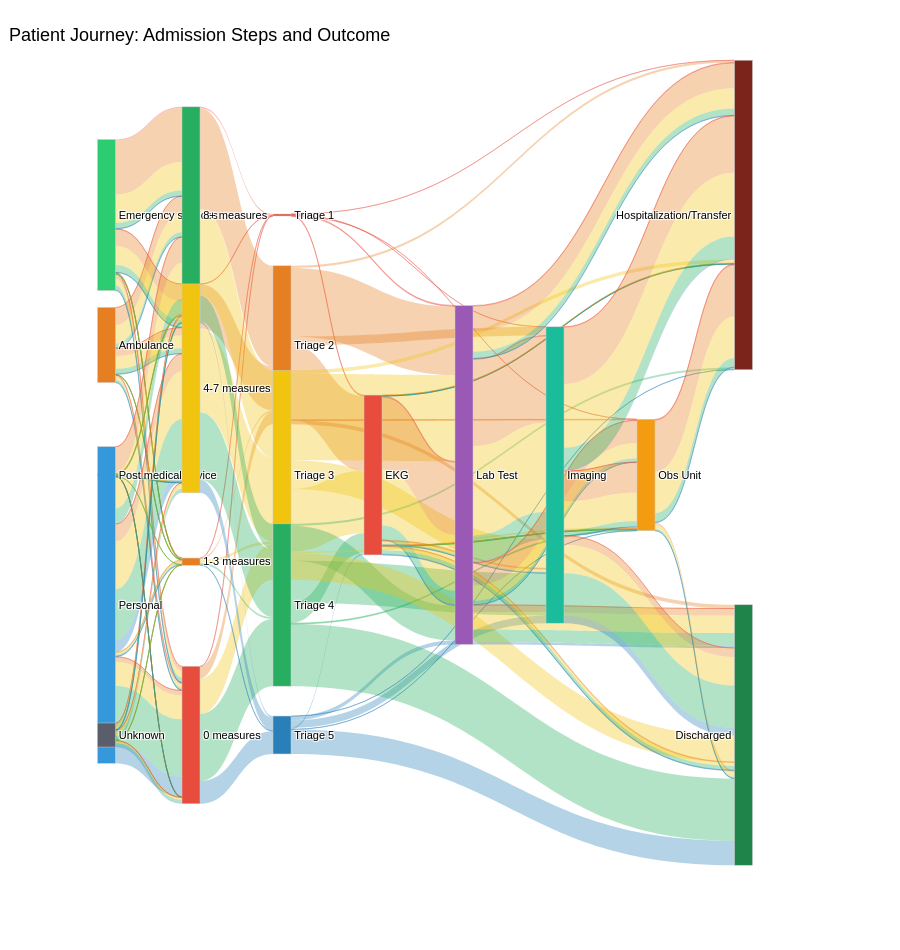

Notebook source saved alongside this figure:
### Code cell
# ======================================================================
# ALLUVIAL WITH LAB TEST, IMAGING, OBS UNIT AND HOSPITALIZATION
# ======================================================================


# ================================================================
# 1. CONFIGURATION
# ================================================================
COL_TRANSPORT    = 'transport_grouped'
COL_TRI          = 'triage'
COL_EKG          = 'had_ekg'
COL_LABO         = 'is_labo'
COL_RADIO        = 'has_imaging_any'
COL_OBS          = 'observation_unit'
COL_HOSP         = 'hospitalization'

MEASURE_COLS = [
    'is_temp_measured', 'is_sat_measured', 'is_hr_measured',
    'is_bp_measured', 'is_rr_measured', 'is_pupils_measured',
    'is_o2_measured', 'is_hemocue_measured', 'is_breathalyzer_measured',
    'is_urine_dipstick_clean_measured', 'is_gcs_measured', 'is_pain_measured',
    'is_cap_blood_sugar_mmol_L_measured'
]

# ================================================================
# 2. COLOR PALETTES
# ================================================================
transport_colors = {
    'Unknown':              '#5a5e6b',
    'Personal':             '#3498db',
    'Post medical advice':  '#9b59b6',
    'Ambulance':            '#e67e22',
    'Emergency services':   '#2ecc71',
}

measure_colors = {
    '8+ measures':  '#27ae60',
    '4-7 measures': '#f1c40f',
    '1-3 measures': '#e67e22',
    '0 measures':   '#e74c3c',
}

triage_colors = {
    'Triage 1': '#e74c3c',
    'Triage 2': '#e67e22',
    'Triage 3': '#f1c40f',
    'Triage 4': '#27ae60',
    'Triage 5': '#2980b9',
}

exam_colors = {
    'Lab Test': '#9b59b6',
    'Imaging':  '#1abc9c',
    'EKG':      '#e74c3c',
}

obs_colors = {
    'Obs Unit': '#f39c12',
}

hosp_colors = {
    'Hospitalization/Transfer': '#7b241c',
    'Discharged':               '#1e8449',
}

def get_node_color(label):
    for palette in [transport_colors, measure_colors, triage_colors,
                    exam_colors, obs_colors, hosp_colors]:
        if label in palette: return palette[label]
    return '#a6acaf'

# ================================================================
# 3. DATA PREPARATION
# ================================================================
df_alluvial = df.copy()

df_alluvial['_transport_label'] = df_alluvial[COL_TRANSPORT].fillna('Unknown')
df_alluvial['_tri_label']       = 'Triage ' + df_alluvial[COL_TRI].astype(int).astype(str)

def score_to_cat(x):
    if x == 0:   return '0 measures'
    elif x <= 3: return '1-3 measures'
    elif x <= 7: return '4-7 measures'
    else:        return '8+ measures'

df_alluvial['_measures_score'] = df_alluvial[MEASURE_COLS].apply(pd.to_numeric, errors='coerce').fillna(0).sum(axis=1).astype(int)
df_alluvial['_measures_label'] = df_alluvial['_measures_score'].apply(score_to_cat)
df_alluvial['_ekg_label']   = df_alluvial[COL_EKG].apply(lambda v: 'EKG' if pd.notna(v) and int(v) == 1 else None)
df_alluvial['_labo_label']  = df_alluvial[COL_LABO].apply(lambda v: 'Lab Test' if pd.notna(v) and int(v) == 1 else None)
df_alluvial['_radio_label'] = df_alluvial[COL_RADIO].apply(lambda v: 'Imaging' if pd.notna(v) and int(v) == 1 else None)

# Obs Unit — only shown if = 1
df_alluvial['_obs_label']  = df_alluvial[COL_OBS].apply(
    lambda v: 'Obs Unit' if pd.notna(v) and int(v) == 1 else None
)

# Hospitalization — always shown
df_alluvial['_hosp_label'] = df_alluvial[COL_HOSP].apply(
    lambda v: 'Hospitalization/Transfer' if pd.notna(v) and int(v) == 1 else 'Discharged'
)

# ================================================================
# 4. NODES DEFINITION & ORDER
# ================================================================
def get_present_vals(order_list, series):
    present = set(series.dropna().unique())
    return [v for v in order_list if v in present]

transport_vals = get_present_vals(['Emergency services', 'Ambulance', 'Post medical advice', 'Personal', 'Unknown'], df_alluvial['_transport_label'])
measure_vals   = get_present_vals(['8+ measures', '4-7 measures', '1-3 measures', '0 measures'], df_alluvial['_measures_label'])
tri_vals       = get_present_vals(['Triage 1', 'Triage 2', 'Triage 3', 'Triage 4', 'Triage 5'], df_alluvial['_tri_label'])
ekg_vals       = get_present_vals(['EKG'], df_alluvial['_ekg_label'])
labo_vals      = get_present_vals(['Lab Test'], df_alluvial['_labo_label'])
radio_vals     = get_present_vals(['Imaging'], df_alluvial['_radio_label'])
obs_vals       = get_present_vals(['Obs Unit'], df_alluvial['_obs_label'])
hosp_vals      = get_present_vals(['Hospitalization/Transfer', 'Discharged'], df_alluvial['_hosp_label'])

all_labels = transport_vals + measure_vals + tri_vals + ekg_vals + labo_vals + radio_vals + obs_vals + hosp_vals
label_idx  = {label: i for i, label in enumerate(all_labels)}
node_colors = [get_node_color(l) for l in all_labels]

# ================================================================
# 5. FIXED X-POSITIONS
# ================================================================
col_x = {
    'transport':  0.01,
    'measures':   0.14,
    'tri':        0.28,
    'ekg':        0.42,
    'labo':       0.56,
    'radio':      0.70,
    'obs':        0.84,
    'hosp':       0.99,
}

def assign_y(labels):
    n = len(labels)
    if n <= 1: return [0.5]
    return [round(0.10 + i * (0.80 / (n - 1)), 4) for i in range(n)]

pos = {}
for key, vals in [('transport', transport_vals), ('measures', measure_vals), ('tri', tri_vals),
                  ('ekg', ekg_vals), ('labo', labo_vals), ('radio', radio_vals),
                  ('obs', obs_vals), ('hosp', hosp_vals)]:
    for label, y in zip(vals, assign_y(vals)):
        pos[label] = (col_x[key], y)

node_x = [pos[l][0] for l in all_labels]
node_y = [pos[l][1] for l in all_labels]

# ================================================================
# 6. LINKS (Colored by Triage)
# ================================================================
def make_links(df_sub, col_from, col_to):
    group_cols = list(dict.fromkeys([col_from, col_to, '_tri_label']))
    grp = df_sub.groupby(group_cols).size().reset_index(name='count')
    sources, targets, values, colors = [], [], [], []
    for _, row in grp.iterrows():
        src, tgt = str(row[col_from]), str(row[col_to])
        if src in label_idx and tgt in label_idx:
            sources.append(label_idx[src])
            targets.append(label_idx[tgt])
            values.append(int(row['count']))
            tri_val = row['_tri_label']
            hex_c = triage_colors.get(tri_val, '#a6acaf')
            r, g, b = int(hex_c[1:3], 16), int(hex_c[3:5], 16), int(hex_c[5:7], 16)
            colors.append(f'rgba({r},{g},{b},0.35)')
    return sources, targets, values, colors

s_all, t_all, v_all, c_all = [], [], [], []

# 1. Transport → Measures → Triage
s,t_l,v,c = make_links(df_alluvial, '_transport_label', '_measures_label'); s_all+=s; t_all+=t_l; v_all+=v; c_all+=c
s,t_l,v,c = make_links(df_alluvial, '_measures_label', '_tri_label'); s_all+=s; t_all+=t_l; v_all+=v; c_all+=c

# 2. Triage → EKG or skip
s,t_l,v,c = make_links(df_alluvial[df_alluvial['_ekg_label'].notna()], '_tri_label', '_ekg_label'); s_all+=s; t_all+=t_l; v_all+=v; c_all+=c
s,t_l,v,c = make_links(df_alluvial[df_alluvial['_ekg_label'].isna() & df_alluvial['_labo_label'].notna()], '_tri_label', '_labo_label'); s_all+=s; t_all+=t_l; v_all+=v; c_all+=c
s,t_l,v,c = make_links(df_alluvial[df_alluvial['_ekg_label'].isna() & df_alluvial['_labo_label'].isna() & df_alluvial['_radio_label'].notna()], '_tri_label', '_radio_label'); s_all+=s; t_all+=t_l; v_all+=v; c_all+=c
s,t_l,v,c = make_links(df_alluvial[df_alluvial['_ekg_label'].isna() & df_alluvial['_labo_label'].isna() & df_alluvial['_radio_label'].isna() & df_alluvial['_obs_label'].notna()], '_tri_label', '_obs_label'); s_all+=s; t_all+=t_l; v_all+=v; c_all+=c
s,t_l,v,c = make_links(df_alluvial[df_alluvial['_ekg_label'].isna() & df_alluvial['_labo_label'].isna() & df_alluvial['_radio_label'].isna() & df_alluvial['_obs_label'].isna()], '_tri_label', '_hosp_label'); s_all+=s; t_all+=t_l; v_all+=v; c_all+=c

# 3. EKG → ...
s,t_l,v,c = make_links(df_alluvial[df_alluvial['_ekg_label'].notna() & df_alluvial['_labo_label'].notna()], '_ekg_label', '_labo_label'); s_all+=s; t_all+=t_l; v_all+=v; c_all+=c
s,t_l,v,c = make_links(df_alluvial[df_alluvial['_ekg_label'].notna() & df_alluvial['_labo_label'].isna() & df_alluvial['_radio_label'].notna()], '_ekg_label', '_radio_label'); s_all+=s; t_all+=t_l; v_all+=v; c_all+=c
s,t_l,v,c = make_links(df_alluvial[df_alluvial['_ekg_label'].notna() & df_alluvial['_labo_label'].isna() & df_alluvial['_radio_label'].isna() & df_alluvial['_obs_label'].notna()], '_ekg_label', '_obs_label'); s_all+=s; t_all+=t_l; v_all+=v; c_all+=c
s,t_l,v,c = make_links(df_alluvial[df_alluvial['_ekg_label'].notna() & df_alluvial['_labo_label'].isna() & df_alluvial['_radio_label'].isna() & df_alluvial['_obs_label'].isna()], '_ekg_label', '_hosp_label'); s_all+=s; t_all+=t_l; v_all+=v; c_all+=c

# 4. Labo → ...
s,t_l,v,c = make_links(df_alluvial[df_alluvial['_labo_label'].notna() & df_alluvial['_radio_label'].notna()], '_labo_label', '_radio_label'); s_all+=s; t_all+=t_l; v_all+=v; c_all+=c
s,t_l,v,c = make_links(df_alluvial[df_alluvial['_labo_label'].notna() & df_alluvial['_radio_label'].isna() & df_alluvial['_obs_label'].notna()], '_labo_label', '_obs_label'); s_all+=s; t_all+=t_l; v_all+=v; c_all+=c
s,t_l,v,c = make_links(df_alluvial[df_alluvial['_labo_label'].notna() & df_alluvial['_radio_label'].isna() & df_alluvial['_obs_label'].isna()], '_labo_label', '_hosp_label'); s_all+=s; t_all+=t_l; v_all+=v; c_all+=c

# 5. Radio → ...
s,t_l,v,c = make_links(df_alluvial[df_alluvial['_radio_label'].notna() & df_alluvial['_obs_label'].notna()], '_radio_label', '_obs_label'); s_all+=s; t_all+=t_l; v_all+=v; c_all+=c
s,t_l,v,c = make_links(df_alluvial[df_alluvial['_radio_label'].notna() & df_alluvial['_obs_label'].isna()], '_radio_label', '_hosp_label'); s_all+=s; t_all+=t_l; v_all+=v; c_all+=c

# 6. Obs Unit → Hospitalization
s,t_l,v,c = make_links(df_alluvial[df_alluvial['_obs_label'].notna()], '_obs_label', '_hosp_label'); s_all+=s; t_all+=t_l; v_all+=v; c_all+=c

# ================================================================
# 7. FIGURE LAYOUT
# ================================================================
fig = go.Figure(data=[go.Sankey(
    arrangement='fixed',
    node=dict(pad=20, thickness=18, label=all_labels, color=node_colors, x=node_x, y=node_y,
              line=dict(color='#cccccc', width=0.5)),
    link=dict(source=s_all, target=t_all, value=v_all, color=c_all)
)])

fig.update_layout(
    title=dict(
        text='Patient Journey: Admission Steps and Outcome',
        font=dict(size=18, color='black'),
        x=0.01,
        y=0.97
    ),
    font=dict(size=11, family='Arial', color='black'),
    paper_bgcolor='white',
    plot_bgcolor='white',
    template='plotly_white',
    height=950,
    margin=dict(t=150, b=150, l=100, r=150),
)

fig.write_html(f"{output_dir}/sankey_patient_journey_v3.html")
fig.show()

### Figure 1 — Plotly figure (JSON) as saved in the notebook; plotly's stock layout.template omitted (floating-point values rounded to 4 significant figures; data arrays with more than 128 entries replaced by an {"elided": "..."} marker saying what was removed)
{"data": [{"arrangement": "fixed", "link": {"color": {"elided": "202 str values"}, "source": {"elided": "202 int values"}, "target": {"elided": "202 int values"}, "value": {"elided": "202 int values"}}, "node": {"color": ["#2ecc71", "#e67e22", "#9b59b6", "#3498db", "#5a5e6b", "#27ae60", "#f1c40f", "#e67e22", "#e74c3c", "#e74c3c", "#e67e22", "#f1c40f", "#27ae60", "#2980b9", "#e74c3c", "#9b59b6", "#1abc9c", "#f39c12", "#7b241c", "#1e8449"], "label": ["Emergency services", "Ambulance", "Post medical advice", "Personal", "Unknown", "8+ measures", "4-7 measures", "1-3 measures", "0 measures", "Triage 1", "Triage 2", "Triage 3", "Triage 4", "Triage 5", "EKG", "Lab Test", "Imaging", "Obs Unit", "Hospitalization/Transfer", "Discharged"], "line": {"color": "#cccccc", "width": 0.5}, "pad": 20, "thickness": 18, "x": [0.01, 0.01, 0.01, 0.01, 0.01, 0.14, 0.14, 0.14, 0.14, 0.28, 0.28, 0.28, 0.28, 0.28, 0.42, 0.56, 0.7, 0.84, 0.99, 0.99], "y": [0.1, 0.3, 0.5, 0.7, 0.9, 0.1, 0.3667, 0.6333, 0.9, 0.1, 0.3, 0.5, 0.7, 0.9, 0.5, 0.5, 0.5, 0.5, 0.1, 0.9]}, "type": "sankey"}], "layout": {"title": {"font": {"size": 18, "color": "black"}, "text": "Patient Journey: Admission Steps and Outcome", "x": 0.01, "y": 0.97}, "font": {"size": 11, "family": "Arial", "color": "black"}, "margin": {"t": 150, "b": 150, "l": 100, "r": 150}, "paper_bgcolor": "white", "plot_bgcolor": "white", "height": 950}}
